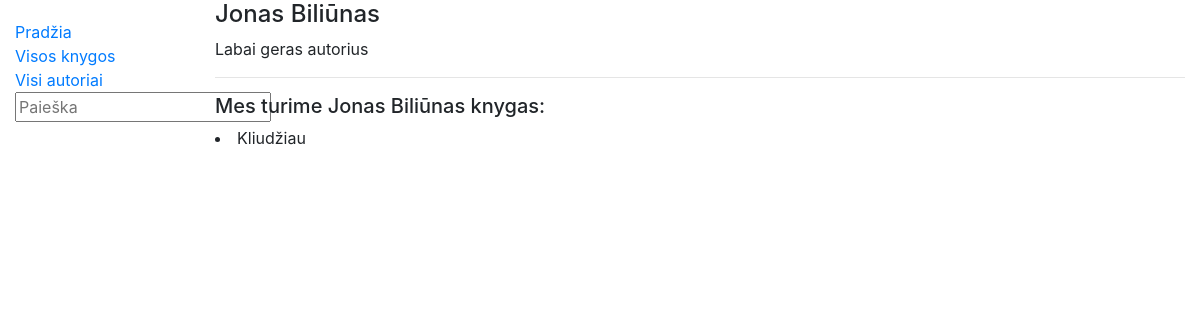
Before: /library/authors/2 with the older database file.
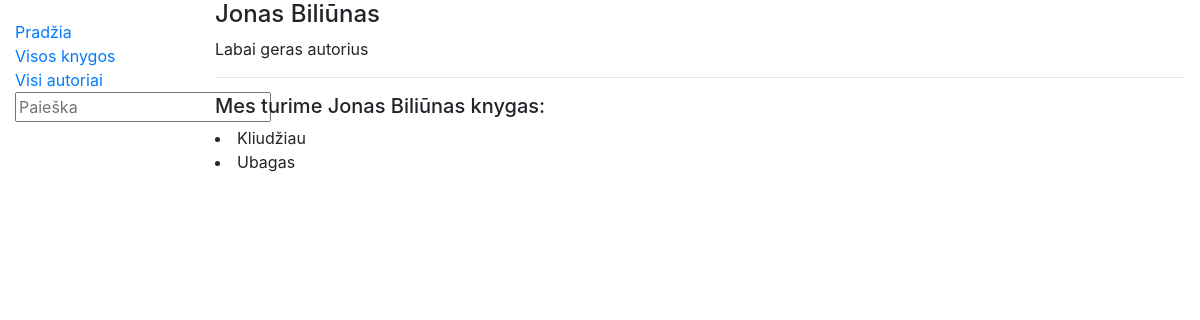
After: the same page with the newer database file.
### library/models.py (models this page shows, shortened)
class Book(models.Model):
    title = models.CharField('Pavadinimas', max_length=200)
    summary = models.TextField('Aprašymas', max_length=1000)
    isbn = models.CharField('ISBN', max_length=13,
                            help_text='13 Simbolių <a href="https://lt.wikipedia.org/wiki/ISBN"> ISBN kodas</a>')
    author = models.ForeignKey('Author', on_delete=models.SET_NULL, null=True, related_name='books')
    genre = models.ManyToManyField('Genre', help_text='Išsirinkite žanrą(us)')
    def display_genre(self):
        return ', '.join(genre.name for genre in self.genre.all()[:2])
    display_genre.short_description = 'Žanras'

### library/views.py (the view)
# urls.py: path('authors/<int:author_id>', views.author, name='author-one'),
def author(request, author_id):
    single_author = get_object_or_404(Author, pk=author_id)
    context_t = {
        'author_t': single_author
    }
    return render(request, 'author.html', context=context_t)

### library/templates/author.html (shortened to what this page needs)
{% extends 'base.html' %}
{% block content %}
<h4> {{ author_t.first_name }} {{ author_t.last_name }} </h4>
<p> {{ author_t.description }}</p>
<hr/>
<h5>Mes turime {{ author_t.first_name }} {{ author_t.last_name }} knygas: </h5>
{% for book in author_t.books.all %}
<li>{{ book.title }}</li>
{% endfor %}
{% endblock %}

Changed rows visible on the page:
added Book: title "Ubagas"
